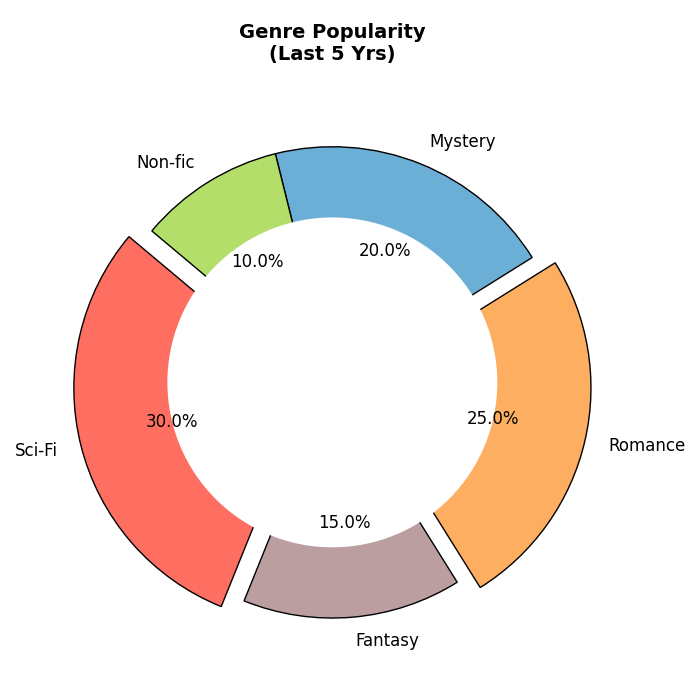

Here is the Python script that generated this plot:
import matplotlib.pyplot as plt

genres = ['Sci-Fi', 'Fantasy', 'Romance', 'Mystery', 'Non-fic']
popularity = [30, 15, 25, 20, 10]
new_colors = ['#ff6f61', '#ba9ea0', '#fdae61', '#6baed6', '#b3de69']
explode = (0.1, 0, 0.1, 0, 0)

fig, ax = plt.subplots(figsize=(7, 7))
wedges, texts, autotexts = ax.pie(popularity, labels=genres, colors=new_colors, autopct='%1.1f%%',
                                  startangle=140, explode=explode,
                                  wedgeprops={'edgecolor': 'black'}, textprops={'fontsize': 12})

# Convert pie chart to donut chart by adding a circle at the center
centre_circle = plt.Circle((0, 0), 0.70, fc='white')
fig.gca().add_artist(centre_circle)

ax.set_title("Genre Popularity\n(Last 5 Yrs)", fontsize=14, fontweight='bold', pad=20)

plt.tight_layout()
plt.show()
